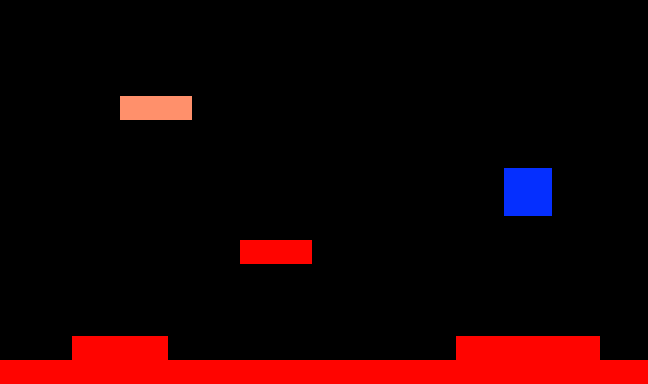

This game map was drawn from its Tiled (.tmx) file and the tilesets committed beside it. A one-line description and the full map source follow:
An orthogonal 27x16 tile map with 24x24 px tiles, 1 tile layer (Tile Layer 1).

<map version="1.10" tiledversion="1.11.0" orientation="orthogonal" renderorder="right-down" width="27" height="16" tilewidth="24" tileheight="24" infinite="0" nextlayerid="2" nextobjectid="1">
 <tileset firstgid="1" source="myTileset.tsx" />
 <layer id="1" name="Tile Layer 1" width="27" height="16">
  <data encoding="csv">
0,0,0,0,0,0,0,0,0,0,0,0,0,0,0,0,0,0,0,0,0,0,0,0,0,0,0,
0,0,0,0,0,0,0,0,0,0,0,0,0,0,0,0,0,0,0,0,0,0,0,0,0,0,0,
0,0,0,0,0,0,0,0,0,0,0,0,0,0,0,0,0,0,0,0,0,0,0,0,0,0,0,
0,0,0,0,0,0,0,0,0,0,0,0,0,0,0,0,0,0,0,0,0,0,0,0,0,0,0,
0,0,0,0,0,5,5,5,0,0,0,0,0,0,0,0,0,0,0,0,0,0,0,0,0,0,0,
0,0,0,0,0,0,0,0,0,0,0,0,0,0,0,0,0,0,0,0,0,0,0,0,0,0,0,
0,0,0,0,0,0,0,0,0,0,0,0,0,0,0,0,0,0,0,0,0,0,0,0,0,0,0,
0,0,0,0,0,0,0,0,0,0,0,0,0,0,0,0,0,0,0,0,0,2,2,0,0,0,0,
0,0,0,0,0,0,0,0,0,0,0,0,0,0,0,0,0,0,0,0,0,2,2,0,0,0,0,
0,0,0,0,0,0,0,0,0,0,0,0,0,0,0,0,0,0,0,0,0,0,0,0,0,0,0,
0,0,0,0,0,0,0,0,0,0,1,1,1,0,0,0,0,0,0,0,0,0,0,0,0,0,0,
0,0,0,0,0,0,0,0,0,0,0,0,0,0,0,0,0,0,0,0,0,0,0,0,0,0,0,
0,0,0,0,0,0,0,0,0,0,0,0,0,0,0,0,0,0,0,0,0,0,0,0,0,0,0,
0,0,0,0,0,0,0,0,0,0,0,0,0,0,0,0,0,0,0,0,0,0,0,0,0,0,0,
0,0,0,1,1,1,1,0,0,0,0,0,0,0,0,0,0,0,0,1,1,1,1,1,1,0,0,
1,1,1,1,1,1,1,1,1,1,1,1,1,1,1,1,1,1,1,1,1,1,1,1,1,1,1
</data>
 </layer>
</map>
